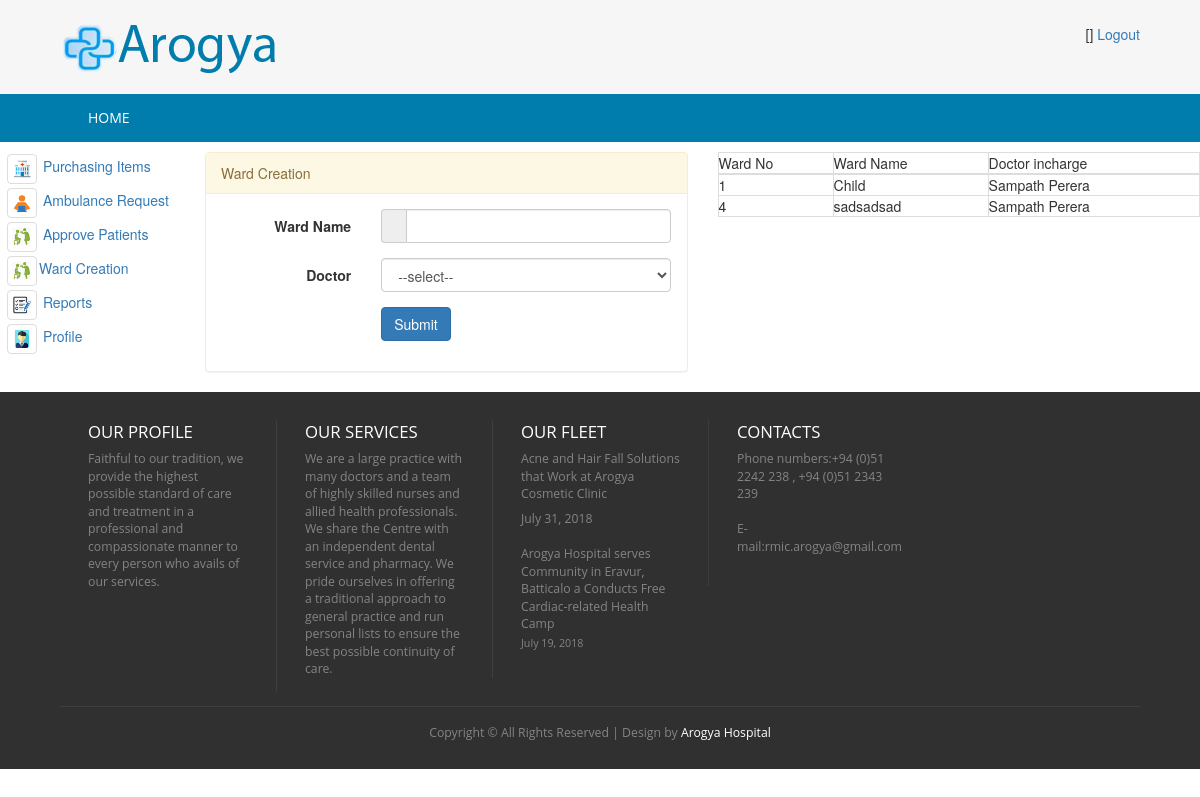
The page /index.php/ward_controller/loadWardCreation on the database its author committed.
### tables this page shows
CREATE TABLE `hms_ward` (
  `ward_no` int(5) NOT NULL AUTO_INCREMENT,
  `ward_name` varchar(50) DEFAULT NULL,
  `doctor_incharge` int(5) DEFAULT NULL,
  PRIMARY KEY (`ward_no`),
  UNIQUE KEY `NewIndex1` (`ward_name`)
);

CREATE TABLE `hms_doctor` (
  `id` int(5) NOT NULL AUTO_INCREMENT,
  `first_name` varchar(100) DEFAULT NULL,
  `last_name` varchar(100) DEFAULT NULL,
  `nic` varchar(12) DEFAULT NULL,
  `pword` text DEFAULT NULL,
  `email` varchar(50) DEFAULT NULL,
  `telephone` varchar(20) DEFAULT NULL,
  `degree` varchar(200) DEFAULT NULL,
  `specialist_id` int(5) DEFAULT NULL,
  `doc_fee` int(5) DEFAULT NULL,
  `slmc_no` varchar(20) DEFAULT NULL,
  `status_code` varchar(20) DEFAULT 'ACTIVE',
  `category` varchar(20) DEFAULT 'OPD',
  `created_date` timestamp NOT NULL DEFAULT current_timestamp(),
  `created_user` int(5) DEFAULT NULL,
  `user_role` varchar(20) DEFAULT 'DOCTOR',
  PRIMARY KEY (`id`),
  UNIQUE KEY `NewIndex1` (`nic`)
);

### application/controllers/WARD_Controller.php (called while the page is built, shortened)
<?php
class WARD_Controller extends CI_Controller {
    public function loadWardCreation() {
        $this->load->model(array('Ward', 'Doctor'));
        $data['msg'] = '';
        $doctor = new Doctor();
        $ward = new Ward();
        $data['doctorList'] = $doctor->get();
        $wardDetailsList = $ward->getWardDetailsList();
        $data['wardList'] = $wardDetailsList;
        $this->load->view('ward/ward-manage-ward', $data);
    }
}

### index.php (called while the page is built, shortened)
<?php
require_once BASEPATH.'core/CodeIgniter.php';

### application/models/Ward.php (called while the page is built, shortened)
<?php
class Ward extends MY_Model {
    public function getWardDetailsList() {
        $this->db->select('hms_ward.*,hms_doctor.first_name,hms_doctor.last_name');
        $this->db->from('hms_ward');
        $this->db->join('hms_doctor','hms_doctor.id = hms_ward.doctor_incharge');
        $query = $this->db->get();
        if ($query->num_rows() > 0) {
            return $query->result();
        } else {
            return FALSE;
        }
    }
}

### application/views/ward/ward-manage-ward.php (the view, shortened to what this page needs)
<!DOCTYPE HTML>
<html>
    <head>
        <link href="<?php echo base_url('css/style.css'); ?>" rel="stylesheet" type="text/css"  media="all" />
        <link href="<?php echo base_url('css/bootstrap.css'); ?>" rel="stylesheet" type="text/css"/>
        <link rel="stylesheet" href="<?php echo base_url('css/responsiveslides.css') ?>">
    </head>
    <body>
        <div class="header">
            <div class="main-header">
                <div class="wrap">
                </div>
            </div>
            <div class="top-nav">
                <div class="wrap">
                    <ul>
                    </ul>
                </div>
            </div>
        </div>
        <div class="content">
            <div class="row">
                <div class="col-md-2">
                </div>
                <div class="col-md-5">
                    <div class="panel panel-warning">
                        <div class="panel-heading ">Ward Creation</div>
                        <div class="panel-body">
                            <form class="form-horizontal" action="<?= base_url('WARD_Controller/wardCreation') ?>" method="post">
                                <div class="form-group">
                                    <label for="text" class="control-label col-xs-4">Ward Name</label>
                                    <div class="col-xs-8">
                                        <div class="input-group">
                                            <div class="input-group-addon">
                                            </div>
                                            <input id="text" name="ward_name" type="text" required="" class="form-control">
                                        </div>
                                    </div>
                                </div>
                                <div class="form-group">
                                    <label for="select" class="control-label col-xs-4">Doctor</label>
                                    <div class="col-xs-8">
                                        <select id="select" name="doctor_incharge" required="" class="select form-control">
                                            <option value="">--select--</option>
                                        </select>
                                    </div>
                                </div>
                                <div class="form-group row">
                                    <div class="col-xs-offset-4 col-xs-8">
                                        <button name="submit" type="submit" class="btn btn-primary">Submit</button>
                                    </div>
                                </div>
                            </form>
                        </div>
                    </div>
                </div>
                <div class="col-md-5">
                    <table border="0" class="table-bordered" style="width: 100%" >
                        <thead>
                            <tr>
                                <th>Ward No</th>
                                <th>Ward Name</th>
                                <th>Doctor incharge</th>
                            </tr>
                        </thead>
                        <tbody>
                            <?php
                            if ($wardList != null)
                                foreach ($wardList as $value) {
                                    ?>
                                    <tr>
                                        <td><?= $value->ward_no ?></td>
                                        <td><?= $value->ward_name ?></td>
                                        <td><?= $value->first_name ?> <?= $value->last_name ?></td>
                                    </tr>
                                    <?php
                                }
                            ?>
                        </tbody>
                    </table>
                </div>
            </div>
        </div>
    </body>
</html>

### css/style.css (style rules this page uses)
html,body,div,span,applet,object,iframe,h1,h2,h3,h4,h5,h6,p,blockquote,pre,a,abbr,acronym,address,big,cite,code,del,dfn,em,img,ins,kbd,q,s,samp,small,strike,strong,sub,sup,tt,var,b,u,i,dl,dt,dd,ol,nav ul,nav li,fieldset,form,label,legend,table,caption,tbody,tfoot,thead,tr,th,td,article,aside,canvas,details,embed,figure,figcaption,footer,header,hgroup,menu,nav,output,ruby,section,summary,time,mark,audio,video { margin:0;padding:0;border:0;font-size:100%;font:inherit;vertical-align:baseline; }
ol,ul { list-style:none;margin:0px;padding:0px; }
table { border-collapse:collapse;border-spacing:0; }
body { background: #F6F6F6; }
.wrap { width:80%; margin:0 auto; }
.main-header { padding: 1.7em 0 1.5em 0; background: #F6F6F6; }
.top-nav { background:#007DAD; }
@media (max-width: 1366px) { .wrap { width:90%; } }

### rows shown on the page
hms_ward: ward_no "1", ward_name "Child", hms_doctor.first_name "Sampath", hms_doctor.last_name "Perera"
hms_ward: ward_no "4", ward_name "sadsadsad", hms_doctor.first_name "Sampath", hms_doctor.last_name "Perera"
